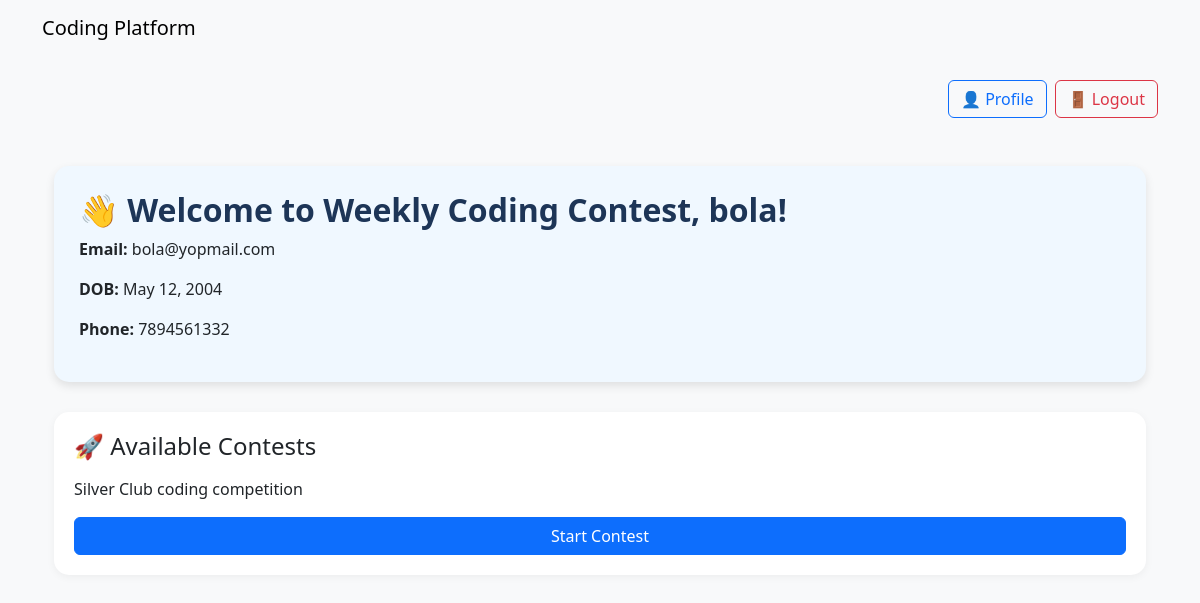
The page /users/ (signed in) on the database its author committed.
### users/models.py (models this page shows, shortened)
class UserProfile(models.Model):
    GENDER_CHOICES = (
        ('Male', 'Male'),
        ('Female', 'Female'),
        ('Other', 'Other'),
    )
    user = models.OneToOneField(User, on_delete=models.CASCADE)
    dob = models.DateField(null=True, blank=True)
    phone = models.CharField(max_length=15)
    gender = models.CharField(max_length=10, choices=GENDER_CHOICES)

### contests/models.py (models this page shows, shortened)
class Contest(models.Model):
    title = models.CharField(max_length=255)
    description = models.TextField()
    start_time = models.DateTimeField()
    end_time = models.DateTimeField()
    created_by = models.ForeignKey(settings.AUTH_USER_MODEL, on_delete=models.CASCADE, related_name='contests_created')

### users/views.py (the view)
# urls.py: path('', views.dashboard_view, name='dashboard'),
@permission_classes([IsAuthenticated])
@login_required
def dashboard_view(request):
    profile = UserProfile.objects.get(user=request.user)
    contests = Contest.objects.all()  # or filter for upcoming
    return render(request, 'users/dashboard.html', {
        'profile': profile,
        'contests': contests
    })

### users/templates/users/dashboard.html (shortened to what this page needs)
{% extends 'base.html' %}
{% block content %}
 <div class="d-flex justify-content-end mb-3">
    <a href="{% url 'profile' %}" class="btn btn-outline-primary me-2">👤 Profile</a>
    <a href="{% url 'logout' %}" class="btn btn-outline-danger">🚪 Logout</a>
  </div>
<div class="container mt-5">
  <div class="profile-box">
    <h2 class="heading">👋 Welcome to Weekly Coding Contest, {{ request.user.username }}!</h2>
    <p><strong>Email:</strong> {{ request.user.email }}</p>
    <p><strong>DOB:</strong> {{ profile.dob }}</p>
    <p><strong>Phone:</strong> {{ profile.phone }}</p>
  </div>
  <div class="contest-list">
    <h4>🚀 Available Contests</h4>
    <ul class="list-group mt-3">
      {% for contest in contests %}
      <p>{{ contest.description }}</p>
          <a class="btn btn-primary" href="{% url 'contests:contest_detail' contest.id %}">Start Contest</a>
      {% empty %}
        <li class="list-group-item">No contests available</li>
      {% endfor %}
    </ul>
  </div>
</div>
{% endblock %}

### users/templates/users/dashboard.html (style rules this page uses)
.profile-box { background: #f0f8ff; padding: 25px; border-radius: 15px; box-shadow: 0 4px 10px rgba(0,0,0,0.1); margin-bottom: 30px; }
.contest-list { background: #ffffff; padding: 20px; border-radius: 15px; box-shadow: 0 2px 8px rgba(0,0,0,0.05); }
.heading { color: #1d3557; font-weight: bold; }

### rows shown on the page
UserProfile: dob "May 12, 2004", phone "7894561332"
Contest: description "Silver Club coding competition"

### other values the page prints
{{ request.user.username }} "bola"
{{ request.user.email }} "bola@yopmail.com"
